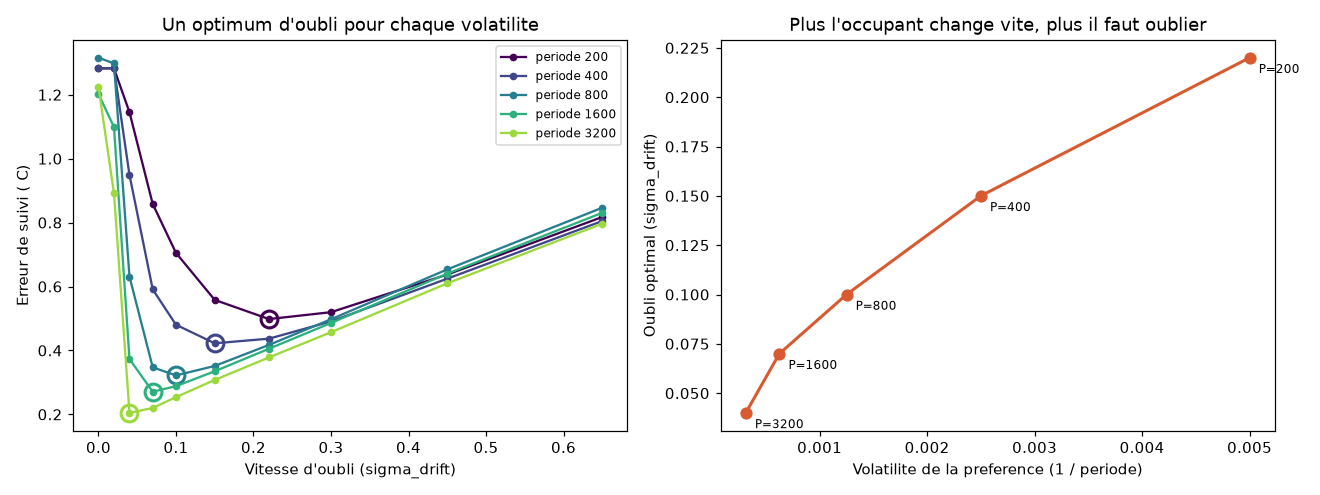

Python code for this plot:
"""
Cloture semaine 5 : la vitesse d'oubli OPTIMALE depend-elle de la
vitesse a laquelle la preference change ?
Hypothese : un occupant qui change vite d'avis reclame un oubli plus fort.
"""
import numpy as np
from math import erf
import matplotlib
matplotlib.use("Agg")
import matplotlib.pyplot as plt

def Phi(x): return 0.5 * (1 + np.vectorize(erf)(x / np.sqrt(2)))
grid = np.arange(16, 30.001, 0.1); dx = grid[1] - grid[0]
W, SIGMA = 1.0, 1.5

def noyau(sd):
    d = int(np.ceil(3 * sd / dx)); x = np.arange(-d, d + 1) * dx
    k = np.exp(-0.5 * (x / sd) ** 2); return k / k.sum()

def vraisemblance(T, fb):
    diff = T - grid
    ph = 1 - Phi((W - diff) / SIGMA); pc = Phi((-W - diff) / SIGMA)
    po = np.clip(1 - ph - pc, 1e-9, None)
    return np.clip({"chaud": ph, "froid": pc, "ok": po}[fb], 1e-9, None)

def erreur_suivi(periode, sd, N=2500, seed=0):
    rng = np.random.default_rng(seed)
    bel = np.ones_like(grid) / len(grid)
    k = noyau(sd) if sd > 0 else None
    errs = []
    for t in range(N):
        p = 23.0 + 2.0 * np.sin(2 * np.pi * t / periode)      # preference mobile
        T = 23.0 + 3.0 * np.sin(2 * np.pi * t / 37.0)          # balayage
        perceived = (T - p) + rng.normal(0, SIGMA)
        fb = "chaud" if perceived > W else ("froid" if perceived < -W else "ok")
        if k is not None:
            bel = np.convolve(bel, k, mode="same"); bel /= bel.sum()
        bel *= vraisemblance(T, fb); bel /= bel.sum()
        if t >= 300:
            errs.append(abs(np.sum(grid * bel) - p))
    return np.mean(errs)

periodes = [200, 400, 800, 1600, 3200]
drifts = np.array([0.0, 0.02, 0.04, 0.07, 0.10, 0.15, 0.22, 0.30, 0.45, 0.65])

opt_drift, courbes = [], {}
for P in periodes:
    errs = np.array([np.mean([erreur_suivi(P, sd, seed=s) for s in range(3)]) for sd in drifts])
    courbes[P] = errs
    opt_drift.append(drifts[np.argmin(errs)])
    print(f"periode={P:5d} (change lent->rapide)  oubli optimal = {drifts[np.argmin(errs)]:.2f}  "
          f"(erreur min {errs.min():.3f} C)")

# ---------- Figures ----------
fig, (ax1, ax2) = plt.subplots(1, 2, figsize=(12, 4.5))
cols = plt.cm.viridis(np.linspace(0, 0.85, len(periodes)))
for P, c in zip(periodes, cols):
    ax1.plot(drifts, courbes[P], "-o", color=c, ms=4, label=f"periode {P}")
    imin = np.argmin(courbes[P]); ax1.plot(drifts[imin], courbes[P][imin], "o", color=c, ms=11, mfc="none", mew=2)
ax1.set_xlabel("Vitesse d'oubli (sigma_drift)"); ax1.set_ylabel("Erreur de suivi ( C)")
ax1.set_title("Un optimum d'oubli pour chaque volatilite"); ax1.legend(fontsize=8)

volat = 1.0 / np.array(periodes)
ax2.plot(volat, opt_drift, "-o", color="#D85A30", lw=2, ms=7)
ax2.set_xlabel("Volatilite de la preference (1 / periode)")
ax2.set_ylabel("Oubli optimal (sigma_drift)")
ax2.set_title("Plus l'occupant change vite, plus il faut oublier")
for P, v, od in zip(periodes, volat, opt_drift):
    ax2.annotate(f"P={P}", (v, od), textcoords="offset points", xytext=(6, -10), fontsize=8)

plt.tight_layout(); plt.savefig("forgetting_vs_volatility.png", dpi=110)
print("\nFigure enregistree : forgetting_vs_volatility.png")
